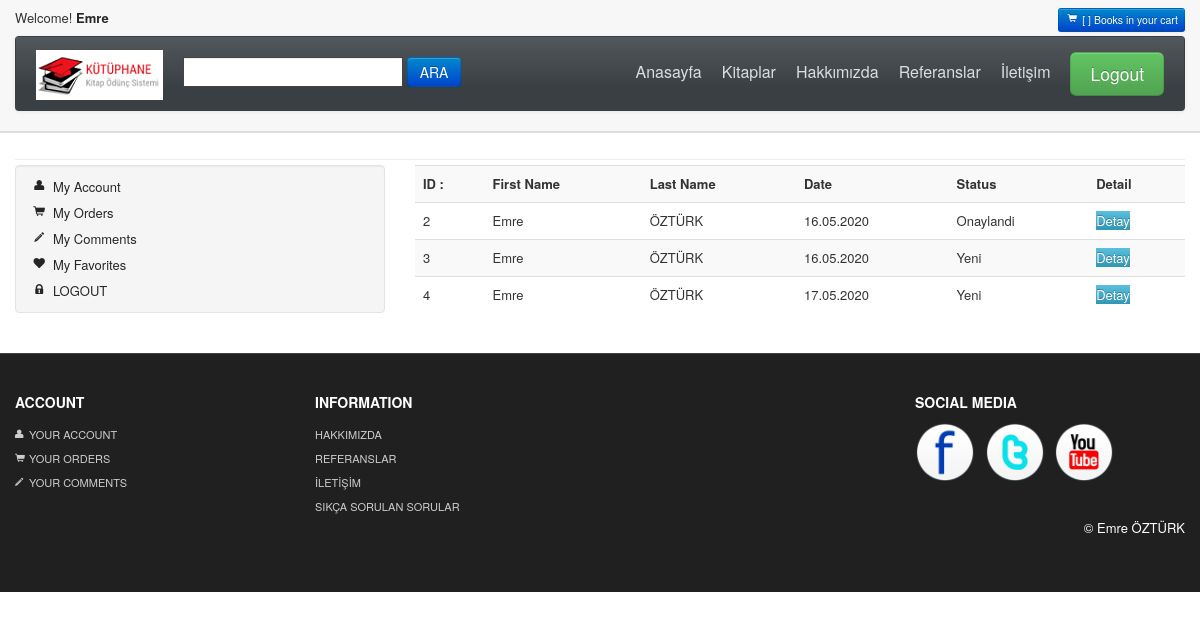
The app's page /user/orders/ (signed in), older data.
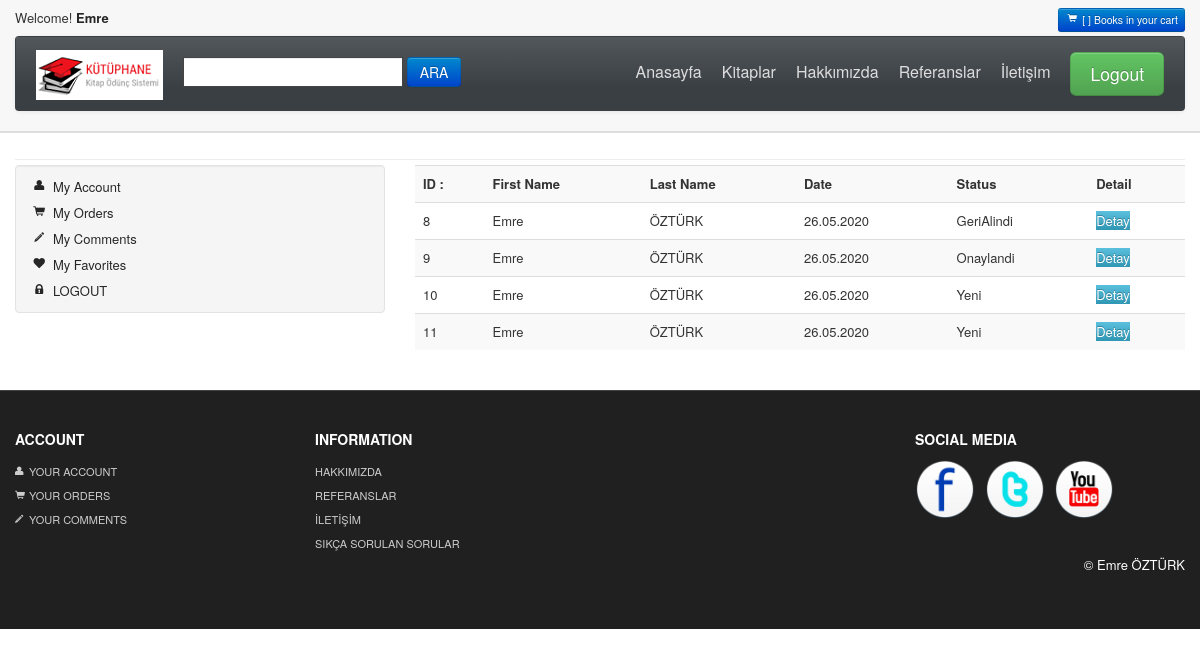
The same page, newer data.
### order/models.py (models this page shows, shortened)
class Order(models.Model):
    STATUS = (
        ('Yeni', 'Yeni'),
        ('Onaylandi', 'Onaylandi'),
        ('TeslimEdildi', 'TeslimEdildi'),
        ('GeriAlindi', 'GeriAlindi'),
    )
    user = models.ForeignKey(User, on_delete=models.SET_NULL, null=True)
    code = models.CharField(max_length=5, editable=False)
    adminnote = models.TextField(blank=True, max_length=200)
    status = models.CharField(choices=STATUS, default='Yeni', max_length=20)
    ip = models.CharField(blank=True, max_length=20)
    create_at = models.DateTimeField(auto_now_add=True)
    update_at = models.DateTimeField(auto_now=True)

### user/views.py (the view)
# urls.py: path('orders/', views.orders, name='orders'),
@login_required(login_url='/login')
def orders(request):
    settings = Setting.objects.get(pk=1)
    current_user = request.user
    orders = Order.objects.filter(user_id=current_user.id)
    context = {'settings': settings, 'orders': orders, 'user': current_user}
    return render(request, 'user_orders.html', context)

### user/templates/user_orders.html (shortened to what this page needs)
{% extends "homebase.html" %}
{% block content %}
    <div id="mainBody">
        <div class="container">
            <hr class="soften"/>
            <div class="row">
                <div class="span4">
                    <div class="well" style="padding: 8px 0;">
                        <ul class="nav nav-list">
                            <li><a href="/user"><i class="icon-user"></i> My Account</a></li>
                            <li><a href="/user/orders"><i class="icon-shopping-cart"></i> My Orders</a></li>
                            <li><a href="/user/comments"><i class="icon-pencil"></i> My Comments</a></li>
                            <li><a href="/user/favorites"><i class="icon-heart"></i> My Favorites</a></li>
                            <li><a href="/logout"><i class="icon-lock"></i> LOGOUT</a></li>
                        </ul>
                    </div>
                </div>
                <div class="span8">
                    <table class="table table-striped">
                        <tr>
                            <th>ID : </th>
                            <th>First Name</th>
                            <th>Last Name</th>
                            <th>Date</th>
                            <th>Status</th>
                            <th>Detail</th>
                        </tr>
                        {% for rs in orders %}
                        <tr>
                            <td>{{ rs.id }}</td>
                            <td>{{ user.first_name }}</td>
                            <td>{{ user.last_name }}</td>
                            <td>{{ rs.update_at |date:"d.m.Y" }}</td>
                            <td>{{ rs.status }}</td>
                            <td><a class="btn-info" href="/user/orderdetail/{{ rs.id }}">Detay</a></td>
                        </tr>
                        {% endfor %}
                    </table>
                </div>
            </div>
        </div>
    </div>
{% endblock %}

### home/templates/homebase.html (shortened to what this page needs)
<!DOCTYPE html>
<html lang="en">
<head>
    {% load static %}
    <link id="callCss" rel="stylesheet" href="{% static 'themes/bootshop/bootstrap.min.css' %}" media="screen"/>
    <link href="{% static 'themes/css/base.css' %}" rel="stylesheet" media="screen"/>
    <link href="{% static 'themes/css/bootstrap-responsive.min.css' %}" rel="stylesheet"/>
    <link href="{% static 'themes/css/font-awesome.css' %}" rel="stylesheet" type="text/css">
    <link href="{% static 'themes/js/google-code-prettify/prettify.css' %}" rel="stylesheet"/>
    <link type="text/css" rel="stylesheet" href="{% static 'themes/css/style.css' %}"/>
    <link rel="stylesheet" href="https://ajax.googleapis.com/ajax/libs/jqueryui/1.11.4/themes/smoothness/jquery-ui.css">
</head>
<body>
{% include 'header.html' %}
{% block content %} {% endblock %}
{% include 'footer.html' %}
</body>
</html>

### home/templates/header.html (shortened to what this page needs)
{% load static %}
<div id="header">
    <div class="container">
        <div id="welcomeLine" class="row">
            <div class="span6">
                {% if user.id is not None %}
                    Welcome!<strong>  <a href="/user">{{ user.first_name }}</a></strong>
                {% endif %}
            </div>
            <div class="span6">
                <div class="pull-right">
                    <a href="/shopcard"><span class="btn btn-mini btn-primary"><i
                            class="icon-shopping-cart icon-white"></i> [ {{ request.session.card_items }} ] Books in your cart </span> </a>
                </div>
            </div>
        </div>
        <div id="logoArea" class="navbar">
            <div class="navbar-inner">
                <a class="brand" href="/"><img src="{% static 'themes/images/logo.png' %}" alt="Bootsshop"/></a>
                <form class="form-inline navbar-search" method="post" action="/search/">
                    <input class="srchTxt" id="query" name="query" type="text"/>
                    <button type="submit" id="submitButton" class="btn btn-primary">ARA</button>
                </form>
                <ul id="topMenu" class="nav pull-right">
                    <li class=""><a href="/">Anasayfa</a></li>
                    <li class=""><a href="#">Kitaplar</a></li>
                    <li class=""><a href="/hakkimizda">Hakkımızda</a></li>
                    <li class=""><a href="/referanslar">Referanslar</a></li>
                    <li class=""><a href="/iletisim">İletişim</a></li>
                    <li class="">
                        {% if user.id is not None %}
                            <a href="/logout" role="button" data-toggle="modal" style="padding-right:0"><span
                                    class="btn btn-large btn-success">Logout</span></a>
                        {% else %}
                            <a href="/login" role="button" data-toggle="modal" style="padding-right:0"><span
                                    class="btn btn-large btn-success">Login</span></a>
                        {% endif %}
                    </li>
                </ul>
            </div>
        </div>
    </div>
</div>

### home/templates/footer.html (shortened to what this page needs)
{% load static %}
<div id="footerSection">
    <div class="container">
        <div class="row">
            <div class="span3">
                <h5>ACCOUNT</h5>
                <a href="/user"><i class="icon-user"></i>YOUR ACCOUNT</a>
                <a href="/user/orders"><i class="icon-shopping-cart"></i>YOUR ORDERS</a>
                <a href="/user/comments"><i class="icon-pencil"></i>YOUR COMMENTS</a>
            </div>
            <div class="span3">
                <h5>INFORMATION</h5>
                <a href="/hakkimizda">HAKKIMIZDA</a>
                <a href="/referanslar">REFERANSLAR</a>
                <a href="/iletisim">İLETİŞİM</a>
                <a href="/sss">SIKÇA SORULAN SORULAR</a>
            </div>
            <div id="socialMedia" class="span3 pull-right">
                <h5>SOCIAL MEDIA </h5>
                <a href="#"><img width="60" height="60" src="{% static 'themes/images/facebook.png' %}" title="facebook"
                                 alt="facebook"/></a>
                <a href="#"><img width="60" height="60" src="{% static 'themes/images/twitter.png' %}" title="twitter"
                                 alt="twitter"/></a>
                <a href="#"><img width="60" height="60" src="{% static 'themes/images/youtube.png' %}" title="youtube"
                                 alt="youtube"/></a>
            </div>
        </div>
        <p class="pull-right">&copy; Emre ÖZTÜRK</p>
    </div>
</div>

### home/static/themes/css/base.css (style rules this page uses)
#mainBody { border-top:2px solid #dedede; padding-top: 18px; }
#carouselBlk,#header { background: url(../images/headerRepeat.png) repeat-x 0 0 #f7f7f7; }
#logoArea, #logoArea a { line-height:49px; }
#logoArea .btn, #logoArea .btn-group { margin-top: 0; }
#welcomeLine { padding: 8px 0 4px }
#footerSection { background: #202020;color: white;padding: 28px 0 44px;margin-top: 20px;border-top: 1px solid #444; }
#footerSection a { color:#ccc; font-size:11px; padding:0; line-height:24px; display:block; }
#footerSection #socialMedia a { min-width:25px; display:inline; margin-right:6px; text-align:center; line-height:1.5em; }
#socialMedia img { max-width:60px; }
.navbar-search .srchTxt { border-radius: 0;border: 1px solid #444; }
[class^="icon-"], [class*=" icon-"] { background-image: none; }
.navbar .nav > li > a { padding:10px;color: #DDD;text-shadow: none;font-size: 16px; }
#logoArea, #logoArea a { outline:none; }
.navbar .nav.pull-right, #sideManu { overflow:hidden; }
.navbar-search { margin-top: 8px; }

Row changes from the older to the newer data that the page shows:
removed Order: id "2", {{ user.first_name }} "Emre", {{ user.last_name }} "ÖZTÜRK", update_at "16.05.2020", status "Onaylandi"
removed Order: id "3", {{ user.first_name }} "Emre", {{ user.last_name }} "ÖZTÜRK", update_at "16.05.2020", status "Yeni"
removed Order: id "4", {{ user.first_name }} "Emre", {{ user.last_name }} "ÖZTÜRK", update_at "17.05.2020", status "Yeni"
added Order: id "8", {{ user.first_name }} "Emre", {{ user.last_name }} "ÖZTÜRK", update_at "26.05.2020", status "GeriAlindi"
added Order: id "9", {{ user.first_name }} "Emre", {{ user.last_name }} "ÖZTÜRK", update_at "26.05.2020", status "Onaylandi"
added Order: id "10", {{ user.first_name }} "Emre", {{ user.last_name }} "ÖZTÜRK", update_at "26.05.2020", status "Yeni"
added Order: id "11", {{ user.first_name }} "Emre", {{ user.last_name }} "ÖZTÜRK", update_at "26.05.2020", status "Yeni"
